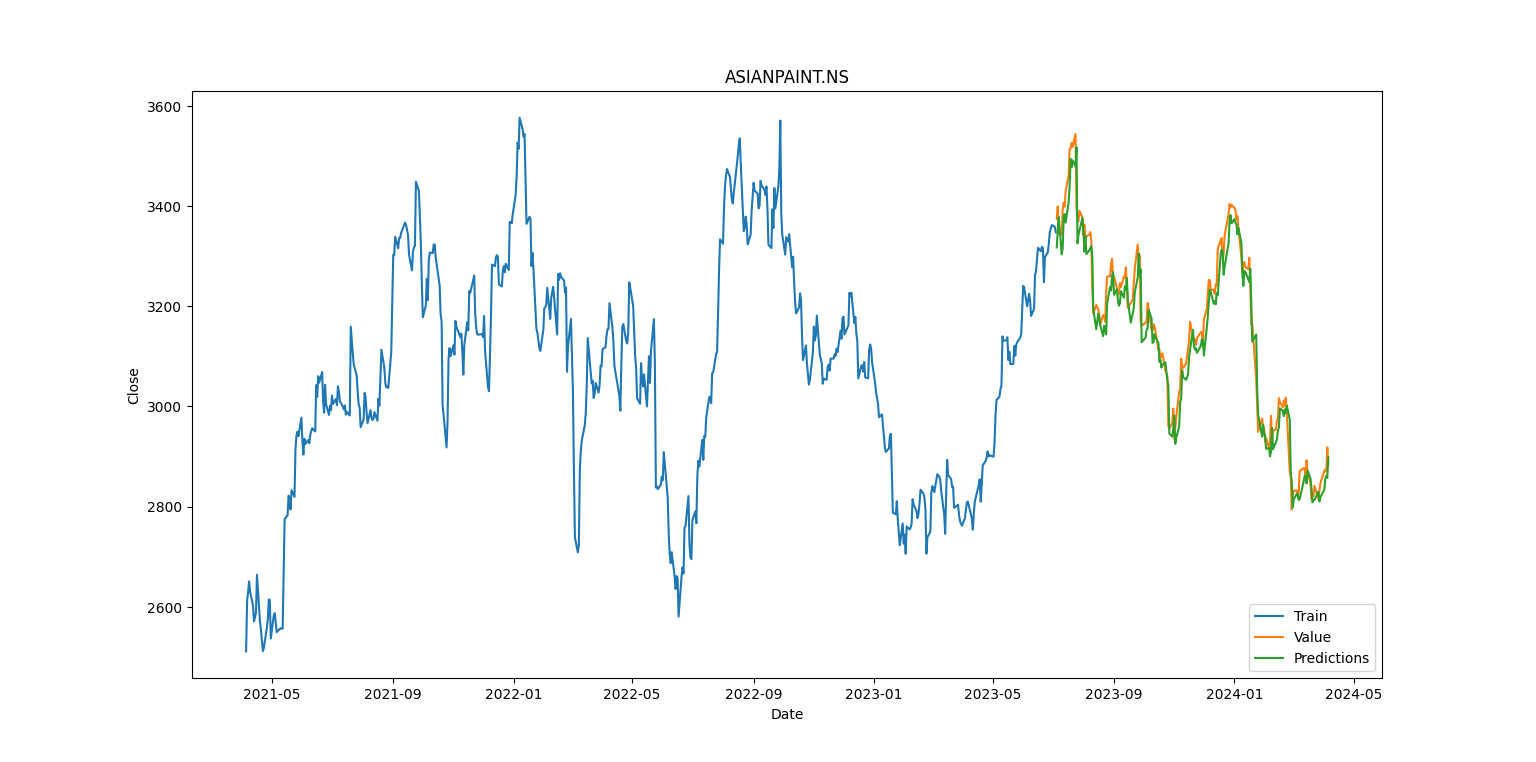

Write Python code to recreate this figure.
import numpy as np
import pandas as pd
import matplotlib.pyplot as plt
import seaborn as sns
import yfinance as yf
from datetime import datetime
import math
from keras.layers import Dense, LSTM
from keras.models import Sequential
from sklearn.preprocessing import MinMaxScaler
import plotly.express as px
import plotly.graph_objs as go
import plotly.io as pio
import requests
from bs4 import BeautifulSoup
from textblob import TextBlob
import warnings
warnings.filterwarnings('ignore')

name = "ASIANPAINT.NS"
stock=yf.download(name,period="3y",actions=True)

sns.lineplot(data=stock,x="Date",y="Close")

data=stock.filter(['Close'])
dataset=data.values
training_data_len=math.ceil(len(dataset)*0.75)

scaler=MinMaxScaler(feature_range=(0,1))
scaled_data=scaler.fit_transform(dataset)

train_data=scaled_data[0:training_data_len,:]
x_train=[]
y_train=[]
for i in range(60,len(train_data)):
    x_train.append(train_data[i-60:i,0])
    y_train.append(train_data[i,0])

x_train,y_train=np.array(x_train),np.array(y_train)
x_train=np.reshape(x_train,(x_train.shape[0],x_train.shape[1],1))

model=Sequential()
model.add(LSTM(50,return_sequences=True, input_shape= (x_train.shape[1],1)))
model.add(LSTM(50,return_sequences=False))
model.add(Dense(25))
model.add(Dense(1))

model.compile(optimizer='adam',loss='mean_squared_error')

model.fit(x_train,y_train,epochs=8,batch_size=1)

test_data=scaled_data[training_data_len-60:,:]
x_test=[]
y_test=dataset[training_data_len:,:]
for i in range(60,len(test_data)):
    x_test.append(test_data[i-60:i,0])

x_test=np.array(x_test)
x_test=np.reshape(x_test,(x_test.shape[0],x_test.shape[1],1))

predictions=model.predict(x_test)
predictions=scaler.inverse_transform(predictions)

rmse= np.sqrt(((predictions - y_test) ** 2).mean())
print(rmse)

closes=[]
closes.extend(data['Close'])
average_close = sum(closes) / len(closes)
#print(average_close)
average_deviation=rmse/average_close*100
print(average_deviation)

train = data.iloc[:training_data_len]
valid = data.iloc[training_data_len:]
valid['Predictions'] = predictions

plt.figure(figsize=(16,8))
plt.title(name)
plt.xlabel('Date')
plt.ylabel('Close')
plt.plot(train['Close'])
plt.plot(valid[['Close','Predictions']])
plt.legend(['Train','Value','Predictions'], loc='lower right')
plt.show()

trace_train = go.Scatter(x=train.index, y=train['Close'], mode='lines', name='Train')
trace_valid = go.Scatter(x=valid.index, y=valid['Close'], mode='lines', name='Value')
trace_predictions = go.Scatter(x=valid.index, y=valid['Predictions'], mode='lines', name='Predictions')

# Define layout
layout = go.Layout(title='Model', xaxis=dict(title='Date'), yaxis=dict(title='Close'), legend=dict(x=0, y=1))

# Create figure
fig = go.Figure(data=[trace_train, trace_valid, trace_predictions], layout=layout)
pio.show(fig)
